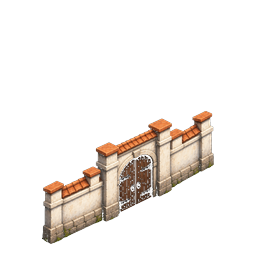
#> input picture assets/_archive/gate_pre_alpha_fix/gate_se.png, 256 x 256 px, found by its file name
$ python fix_gate_door_alpha.py
#> lines starting #> are read from the running program, lines starting #| are printed output that depends on the picture; after the words box and inside, x2 and y2 are one past the last pixel; in counts of white or black regions, pixels touching at a corner belong together
"""Fill leaky transparent voids in closed gate door leaves.

Dark wood was soft-keyed / punched out by process_gate_sprites.remove_dark_bg.
Those voids often connect to exterior alpha through hairline cracks, so a plain
flood-fill misses them and grass shows through the door.

Strategy (closed / damaged / construction only):
1. Aggressively close the opaque silhouette to seal cracks.
2. Fill holes inside the sealed silhouette (near existing paint).
3. Catch remaining locally-enclosed soft/transparent pixels at several scales.
4. Harden leftover deep-interior soft alpha to 255.
5. Open gates: light interior harden only (passageway must stay transparent).
"""

from __future__ import annotations

import shutil
from pathlib import Path

import numpy as np
from PIL import Image
from scipy import ndimage

ROOT = Path(r"C:\Repos\gameX")
BUILDINGS_DIR = ROOT / "assets" / "tilesets" / "mediterranean" / "Buildings"
BACKUP_DIR = ROOT / "assets" / "_archive" / "gate_pre_alpha_fix"

ALPHA_THRESH = 20
HARDEN_ERODE = 2
FILL_FALLBACK = (55, 36, 24)

CLOSED_TARGETS = (
	"gate_se.png",
	"gate_sw.png",
	"gate_se_damaged.png",
	"gate_sw_damaged.png",
	"gate_se_construction.png",
	"gate_sw_construction.png",
)
OPEN_TARGETS = (
	"gate_se_open.png",
	"gate_sw_open.png",
)


def _sample_wood(arr: np.ndarray, mask: np.ndarray) -> tuple[int, int, int]:
	h, w = arr.shape[:2]
	alpha = arr[..., 3]
	padded = np.pad(mask, 1, constant_values=False)
	ring = np.zeros_like(mask)
	for dy in (-1, 0, 1):
		for dx in (-1, 0, 1):
			if dx == 0 and dy == 0:
				continue
			ring |= padded[1 + dy : 1 + dy + h, 1 + dx : 1 + dx + w]
	ring &= ~mask
	opaque = (alpha >= ALPHA_THRESH) & ring
	if not opaque.any():
		return FILL_FALLBACK
	rgb = arr[..., :3][opaque].astype(np.float32)
	luma = 0.2126 * rgb[:, 0] + 0.7152 * rgb[:, 1] + 0.0722 * rgb[:, 2]
	chroma = rgb.max(axis=1) - rgb.min(axis=1)
	wood = rgb[(luma < 110) & (chroma > 8)]
	if len(wood) == 0:
		wood = rgb[luma <= np.percentile(luma, 35)]
	if len(wood) == 0:
		wood = rgb
	mean = np.clip(wood.mean(axis=0), [30, 20, 12], [95, 70, 48])
	return tuple(int(round(c)) for c in mean)


def _harden_interior_alpha(arr: np.ndarray) -> int:
	alpha = arr[..., 3]
	opaque = alpha >= ALPHA_THRESH
	inside = ndimage.binary_erosion(ndimage.binary_fill_holes(opaque), iterations=HARDEN_ERODE)
	semi = inside & (alpha < 250)
	n = int(semi.sum())
	if n:
		arr[semi, 3] = 255
	return n


def fix_closed(img: Image.Image) -> tuple[Image.Image, int, int, tuple[int, int, int] | None]:
	arr = np.asarray(img.convert("RGBA")).copy()
	alpha = arr[..., 3]
	opaque = alpha >= ALPHA_THRESH

	closed = ndimage.binary_closing(opaque, iterations=10)
	filled = ndimage.binary_fill_holes(closed)
	near = ndimage.binary_dilation(opaque, iterations=6)
	morph = filled & near & (alpha < 250)

	local = np.zeros_like(opaque)
	for size, ratio in ((5, 0.35), (7, 0.30), (9, 0.28), (11, 0.25), (15, 0.22)):
		neigh = ndimage.uniform_filter(opaque.astype(np.float32), size=size)
		local |= (alpha < 250) & (neigh >= ratio)
	local &= filled & near

	paint = morph | local
	n_paint = int(paint.sum())
	fill = None
	if n_paint:
		fill = _sample_wood(arr, paint)
		soft = paint & (alpha >= 40)
		void = paint & (alpha < 40)
		arr[soft, 3] = 255
		arr[void, 0] = fill[0]
		arr[void, 1] = fill[1]
		arr[void, 2] = fill[2]
		arr[void, 3] = 255

	n_hard = _harden_interior_alpha(arr)
	return Image.fromarray(arr, "RGBA"), n_paint, n_hard, fill


def fix_open(img: Image.Image) -> tuple[Image.Image, int]:
	"""Harden wall/door-leaf soft alpha; leave passageway connected to exterior."""
	arr = np.asarray(img.convert("RGBA")).copy()
	n_hard = _harden_interior_alpha(arr)
	return Image.fromarray(arr, "RGBA"), n_hard


def main() -> None:
	BACKUP_DIR.mkdir(parents=True, exist_ok=True)
	targets = CLOSED_TARGETS + OPEN_TARGETS
	for name in targets:
		bak = BACKUP_DIR / name
		if bak.exists():
			shutil.copy2(bak, BUILDINGS_DIR / name)

	for name in CLOSED_TARGETS:
		path = BUILDINGS_DIR / name
		if not path.exists():
			print(f"missing {name}")
			continue
		bak = BACKUP_DIR / name
		if not bak.exists():
			shutil.copy2(path, bak)
		out, n_paint, n_hard, fill = fix_closed(Image.open(bak))
#> in fix_closed, arr is the input picture: shape (256, 256, 4); mean R, G, B, A 27.1, 22.2, 18.2, 38.9
#> in fix_closed, `opaque = alpha >= ALPHA_THRESH`:
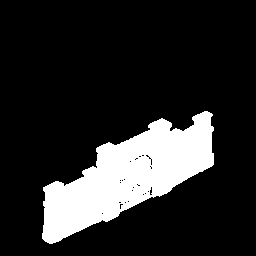
#> opaque: shape (256, 256) bool; 16.3% white; 1 white region, box (x1, y1, x2, y2) and area: (42, 111, 214, 244) 10664
#> in fix_closed, `closed = ndimage.binary_closing(opaque, iterations=10)`: closed: shape (256, 256) bool; 16.6% white; 1 white region, box (x1, y1, x2, y2) and area: (42, 111, 214, 244) 10878
#> in fix_closed, `near = ndimage.binary_dilation(opaque, iterations=6)`:
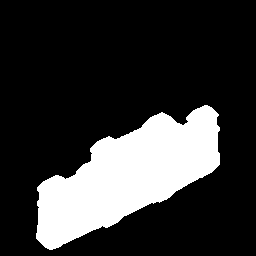
#> near: shape (256, 256) bool; 20.9% white; 1 white region, box (x1, y1, x2, y2) and area: (36, 105, 220, 250) 13678
#> in fix_closed, `morph = filled & near & (alpha < 250)`: morph: shape (256, 256) bool; 3.4% white in thin lines or dots, all inside (x1, y1, x2, y2) = (42, 111, 214, 244)
#> after the loop in fix_closed, `for size, ratio in ((5, 0.35), (7, 0.30), (9, 0.28), (11, 0.25), (15, ..`:
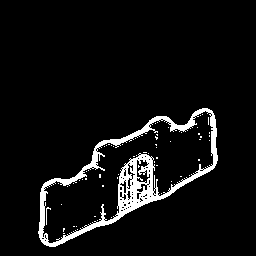
#> local: shape (256, 256) bool; 6.1% white; 62 white regions (60 under 20 px), largest, box (x1, y1, x2, y2) and area: (38, 108, 218, 247) 3866, (46, 207, 51, 225) 24
#> in fix_closed, `n_paint = int(paint.sum())`: n_paint = 2230
#> in _sample_wood, `padded = np.pad(mask, 1, constant_values=False)`: padded: shape (258, 258) bool; 3.4% white in thin lines or dots, all inside (x1, y1, x2, y2) = (43, 112, 215, 245)
#> after the loop in _sample_wood, `for dy in (-1, 0, 1):`:
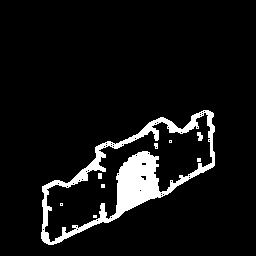
#> ring: shape (256, 256) bool; 7.4% white; 9 white regions (5 under 20 px), largest, box (x1, y1, x2, y2) and area: (41, 110, 215, 245) 4706, (197, 132, 203, 141) 39, (98, 173, 102, 179) 24, (154, 143, 158, 149) 20
#> in _sample_wood, `ring &= ~mask`:
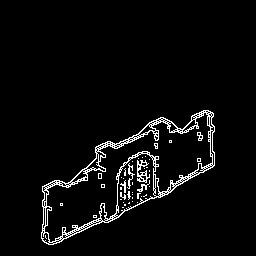
#> ring: shape (256, 256) bool; 4.1% white in thin lines or dots, all inside (x1, y1, x2, y2) = (41, 110, 215, 245)
#> in _sample_wood, `opaque = (alpha >= ALPHA_THRESH) & ring`:
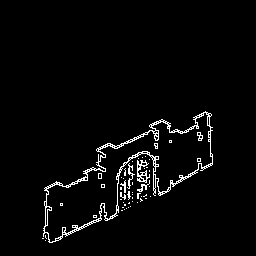
#> opaque: shape (256, 256) bool; 3% white in thin lines or dots, all inside (x1, y1, x2, y2) = (42, 111, 213, 243)
#> in _sample_wood, `rgb = arr[..., :3][opaque].astype(np.float32)`: rgb = 1986 rows, first 8: [233, 145, 83], [235, 144, 85], [248, 141, 76], [225, 123, 65], [238, 129, 69], [246, 146, 87], [238, 142, 78], [246, 146, 81]
#> in _sample_wood, `luma = 0.2126 * rgb[:, 0] + 0.7152 * rgb[:, 1] + 0.0722 * rgb[:, 2]`: luma = 1986 values, max 248.2 at index 158, min 29.46 at index 574, mean 113.6
#> in _sample_wood, `chroma = rgb.max(axis=1) - rgb.min(axis=1)`: chroma = 1986 values, max 180 at index 102, min 1 at index 795, mean 67.25
#> in _sample_wood, `wood = rgb[(luma < 110) & (chroma > 8)]`: wood = 1037 rows, first 8: [173, 90, 54], [180, 92, 52], [176, 89, 50], [134, 72, 42], [163, 88, 47], [137, 68, 35], [118, 103, 93], [161, 97, 64]
#> in _sample_wood, `mean = np.clip(wood.mean(axis=0), [30, 20, 12], [95, 70, 48])`: mean = [95, 70, 48]
#> in fix_closed, `fill = _sample_wood(arr, paint)`: fill = (95, 70, 48)
#> in fix_closed, `void = paint & (alpha < 40)`: void: shape (256, 256) bool; 0.52% white in thin lines or dots, all inside (x1, y1, x2, y2) = (44, 114, 214, 244)
#> in _harden_interior_alpha, `inside = ndimage.binary_erosion(ndimage.binary_fill_holes(opaque), ite..`:
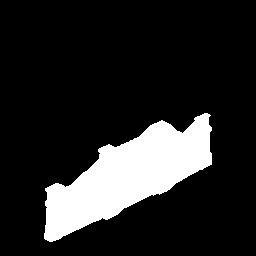
#> inside: shape (256, 256) bool; 15.2% white; 1 white region, box (x1, y1, x2, y2) and area: (44, 113, 212, 242) 9971
#> in _harden_interior_alpha, `semi = inside & (alpha < 250)`: semi: shape (256, 256) bool; every value is 0
#> in _harden_interior_alpha, `n = int(semi.sum())`: n = 0
#> n_paint = 2230; n_hard = 0; fill = (95, 70, 48)
		out.save(path)
		print(f"fix  {name:28} paint={n_paint} harden={n_hard} fill={fill}")
#| fix  gate_se.png                  paint=2230 harden=0 fill=(95, 70, 48)
#> pass 2 of the loop in main, `for name in CLOSED_TARGETS:`:
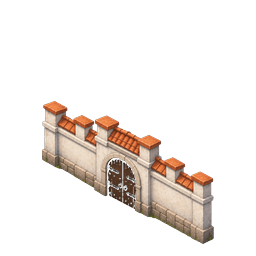
#> input picture assets/_archive/gate_pre_alpha_fix/gate_sw.png, 256 x 256 px, found by its file name
#> in fix_closed, arr is the input picture: shape (256, 256, 4); mean R, G, B, A 31.1, 25.2, 21.2, 43.9
#> closed: shape (256, 256) bool; 18.4% white; 1 white region, box (x1, y1, x2, y2) and area: (42, 101, 214, 244) 12075
#> near: shape (256, 256) bool; 22.7% white; 1 white region, box (x1, y1, x2, y2) and area: (36, 95, 220, 250) 14898
#> morph: shape (256, 256) bool; 2.6% white in thin lines or dots, all inside (x1, y1, x2, y2) = (42, 101, 214, 244)
#> after the loop in fix_closed (call 2), `for size, ratio in ((5, 0.35), (7, 0.30), (9, 0.28), (11, 0.25), (15, ..`:
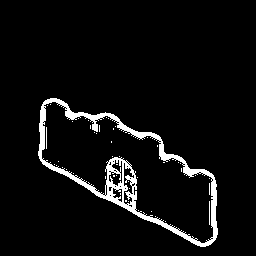
#> local: shape (256, 256) bool; 5.4% white; 48 white regions (45 under 20 px), largest, box (x1, y1, x2, y2) and area: (38, 98, 218, 247) 3386, (209, 201, 210, 225) 24, (46, 127, 47, 149) 22
#> in fix_closed (call 2), `n_paint = int(paint.sum())`: n_paint = 1713
#> padded: shape (258, 258) bool; 2.6% white in thin lines or dots, all inside (x1, y1, x2, y2) = (43, 102, 215, 245)
#> rgb = 1680 rows, first 8: [243, 147, 86], [243, 137, 77], [233, 122, 66], [233, 121, 64], [246, 153, 91], [255, 148, 83], [241, 132, 70], [231, 124, 66]
#> wood = 833 rows, first 8: [160, 70, 37], [160, 72, 38], [179, 84, 45], [159, 88, 64], [154, 81, 49], [119, 55, 32], [125, 59, 34], [121, 56, 33]
#> in fix_closed (call 2), `fill = _sample_wood(arr, paint)`: fill = (95, 69, 48)
#> void: shape (256, 256) bool; 0.56% white; 71 white regions (65 under 20 px), largest, box (x1, y1, x2, y2) and area: (184, 164, 195, 176) 65, (159, 148, 169, 160) 60, (66, 109, 76, 119) 55, (118, 122, 128, 131) 31, (93, 119, 97, 131) 29, (108, 158, 119, 167) 20
#> in fix_closed (call 2), `arr[void, 3] = 255`:
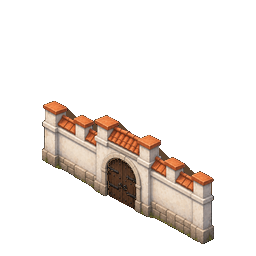
#> arr: shape (256, 256, 4); mean R, G, B, A 31.6, 25.5, 21.4, 47; transparent parts drawn white
#> in main, `out, n_paint, n_hard, fill = fix_closed(Image.open(bak))`: n_paint = 1713; fill = (95, 69, 48)
#| fix  gate_sw.png                  paint=1713 harden=0 fill=(95, 69, 48)

	for name in OPEN_TARGETS:
		path = BUILDINGS_DIR / name
		if not path.exists():
			print(f"missing {name}")
			continue
		bak = BACKUP_DIR / name
		if not bak.exists():
			shutil.copy2(path, bak)
		out, n_hard = fix_open(Image.open(bak))
		out.save(path)
		print(f"open  {name:28} harden={n_hard}")
#> pass 2 of the loop in main, `for name in OPEN_TARGETS:`:

	print("done")


if __name__ == "__main__":
	main()
